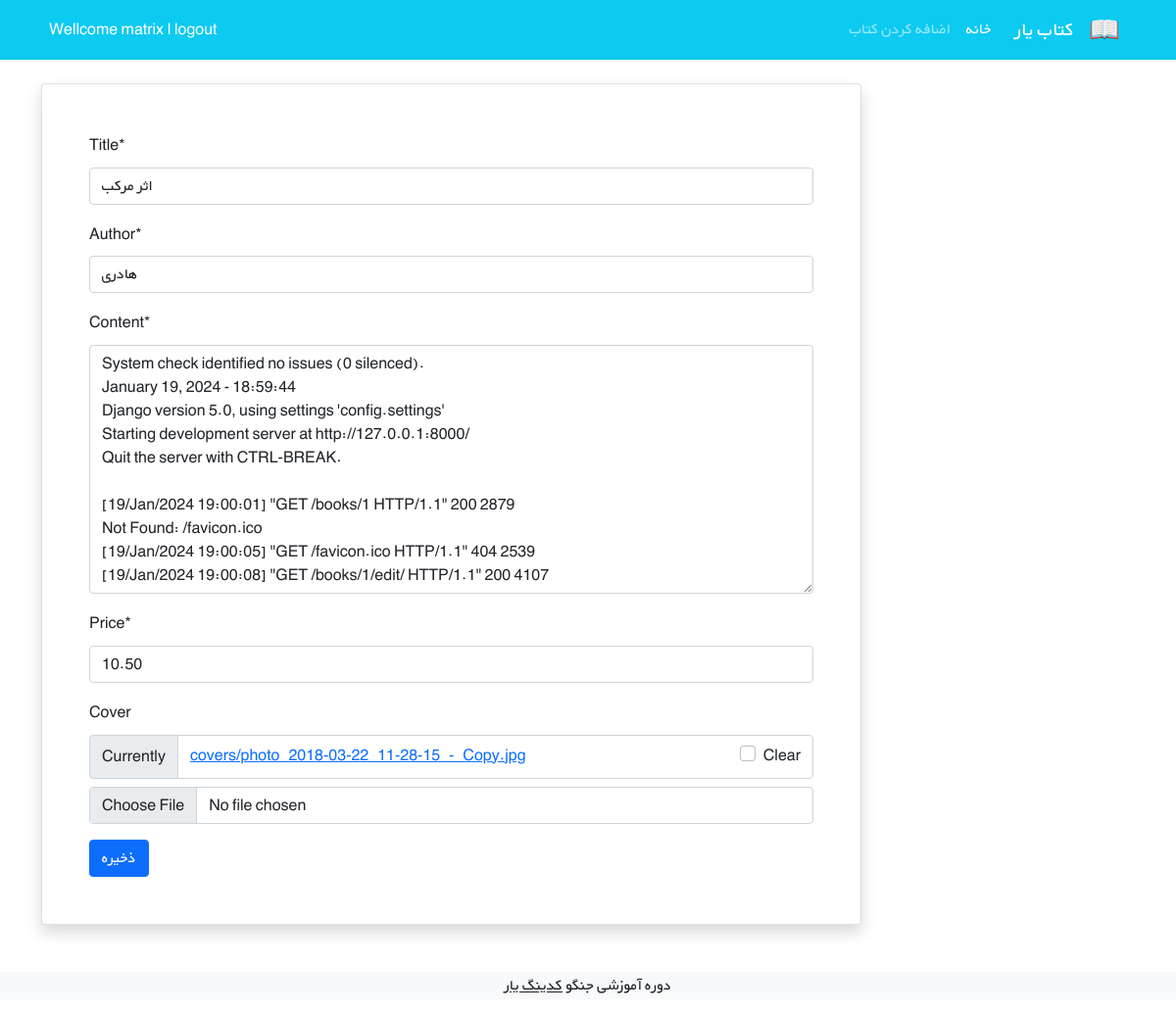
/books/1/edit/ (signed in), run on the app's committed database.
### accounts/models.py (models this page shows)
class CustomUser(AbstractUser):
    age = models.PositiveIntegerField(null=True, blank=True)

### books/models.py (models this page shows, shortened)
class MdlBook(models.Model):
    user = models.ForeignKey(get_user_model(), on_delete=models.CASCADE)
    title = models.CharField(max_length=200)
    author = models.CharField(max_length=200)
    content = models.TextField()
    price = models.DecimalField(max_digits=5, decimal_places=2)
    cover = models.ImageField(upload_to="covers/", blank=True)

### books/views.py (the view)
# urls.py: path('<int:pk>/edit/', BookUpdateView.as_view(), name="book_update"),
class BookUpdateView(LoginRequiredMixin, UserPassesTestMixin, generic.UpdateView):
    model = MdlBook
    fields = ["title", "author", "content", "price", "cover"]
    template_name = "books/book_update.html"
    def test_func(self):
        obj = self.get_object()
        return obj.user == self.request.user

### books/templates/books/book_update.html (shortened to what this page needs)
{% extends "_base.html" %}
{% load crispy_forms_tags %}
{% block content %}
<div class="container mt-4">
    <div class="col-9">
        <div class="card shadow my-3 p-5">
            <form method="post" enctype="multipart/form-data">
                {{ form|crispy }}
            <button type="submit" class="btn btn-primary">ذخیره</button>
            </form>
        </div>
    </div>
</div>
{% endblock content %}

### templates/_base.html (shortened to what this page needs)
{% load static %}
<!doctype html>
<html lang="en">
<head>
    <link href="https://cdn.jsdelivr.net/npm/bootstrap@5.1.3/dist/css/bootstrap.min.css" rel="stylesheet"
>
    <link rel="stylesheet" href="{% static 'css/style.css' %}">
</head>
<body>
<nav class="navbar navbar-expand-lg navbar-dark bg-info" dir="rtl">
    <div class="container">
        <a class="navbar-brand" href="#">
            <img src="icons/book.png" alt="" height="30"
                 class="d-inline-block align-text-top">
        </a>
        <a class="navbar-brand mx-3" href="#">کتاب یار</a>
        <div class="collapse navbar-collapse" id="navbarNavAltMarkup">
            <div class="navbar-nav">
                <a class="nav-link active" aria-current="page" href="{% url 'book_list' %}">خانه</a>
                <a class="nav-link" href="{% url 'book_create' %}">اضافه کردن کتاب</a>
            </div>
        </div>
        <div class="mx-2 text-white">
		    {% if user.is_authenticated %}
            Wellcome {{ user.username }} | <a class="link-light text-decoration-none" href="{% url "logout" %}">logout</a>
            {% else %}
            <a class="link-light text-decoration-none" href="{% url "login" %}">Login</a> | <a class="link-light text-decoration-none" href="{% url "signup" %}">Sign-up</a>
            {% endif %}
		</div>
    </div>
</nav>
							{% block content %}
							{% endblock content %}
<footer class="bg-light text-center text-lg-start mt-5">
  <div class="text-center bg-grey">
      <p>دوره آموزشی جنگو <a class="text-dark" href="https://codingyar.com/" target="_blank">کدینگ یار</a></p>
  </div>
</footer>
</body>
</html>

### static/css/style.css (style rules this page uses)
* { font-family: 'BYekan', sans-serif; line-height: 1.8rem; }

### data on the page
CustomUser: username "matrix"
MdlBook: title "اثر مرکب", author "هادری", content "System check identified no issues (0 silenced). January 19, 2024 - 18:59:44 Django version 5.0, using settings 'config.settings' Starting development server at http://127.0.0.1:8000/ Quit the server with CTRL-BREAK. [19/Jan/2024 19:00:01] \"GET /books/1 HTTP/1.1\" 200 2879 Not Found: /favicon.ico [19/Jan/2024 19:00:05] \"GET /favicon.ico HTTP/1.1\" 404 2539 [19/Jan/2024 19:00:08] \"GET /books/1/edit/ HTTP/1.1\" 200 4107", price "10.50"
